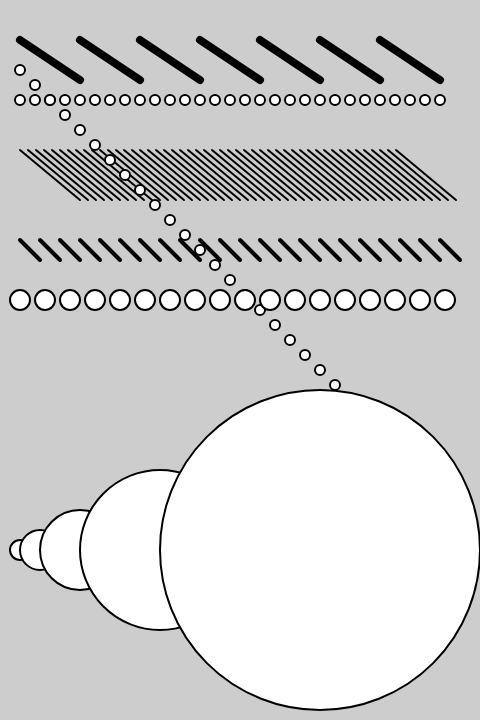
Frame 1 (no input)
Frame 60 (no input): identical to frame 1, image omitted
Frame 120 (the mouse pressed at the canvas centre since frame 60): identical to frame 1, image omitted

The p5.js sketch that drew this single still picture (run headless with seeded random() and noise() and a simulated clock; from frame 60 on, the mouse is pressed at the canvas centre):

// p5.js sketch
// ── sketch.js
function setup() {
  createCanvas(480, 720);
}

//Operadores relacionales
/*
> Mayor que
< Menor que
>= Mayor o igual que
<= Menor o igual que
== Igual que
!= Distinto de
*/


function draw() {
  
  //Bucles for
  // for (inic; prueba; refresco) {instrucciones}
  
  // el primer valor determina la variable
  //el segundo el límite
  // el tercero cambia el valor de cada variable en cada bucle, hasta que deje de cumplir la condición dada por prueba
  
  background(205);
  
  strokeWeight(8);
  for (var a = 20; a < 400; a = a + 60) {
  line (a,40, a+60, 80);
  }
  //Este for significa que la variable inicial es 20. En cada bucle, a esos 20 se les suman 60. y1 aumenta en 120 cada bucle.Se detiene cuando la variable inicial alcanza los 400.
  
  strokeWeight(2);
  for (var b = 20; b < 400; b = b + 8) {
  line (b,150, b+60, 200);
  }
  //Este for tiene una variable inicial de 20. En cada bucle se aumenta 8, por eso se ve mucho menos espaciado que el for anterior. Se detiene cuando llega a los 400. 
  
  strokeWeight(4);
  for (var c = 20; c < 450; c = c + 20) {
  line (c,240,c+20,260);
}
  
  /*
  line (20,40,80,80);
  line (80,40,140,80);
  line (140,40,200,80);
  line (200,40,260,80);
  line (260,40,320,80);
  line (320,40,380,80);
  line (380,40,440,80);
  */
  
  strokeWeight(2);
  for (var d = 20; d < 450; d = d + 15) {
  ellipse (d,100,10,10);
    ellipse (d, d+50, 10, 10);
  }
  /*
  ellipse (10,100,10,10);
  ellipse (25,100,10,10); 
  ellipse (40,100,10,10);
  */
  
  for (var e = 20; e < 450; e = e + 25) {
  ellipse (e,300,20,20);
  }
  
  //Este for hace círculos que aumentan de tamaño
 /* for (var f = 5; f < 350; f = f + 5 ) {
  ellipse (f,350,f+0.5,f+0.5);
}*/
  
  for (var f = 20; f < 350; f = f*2 ) {
  ellipse (f,550,f,f);
}
  
}
